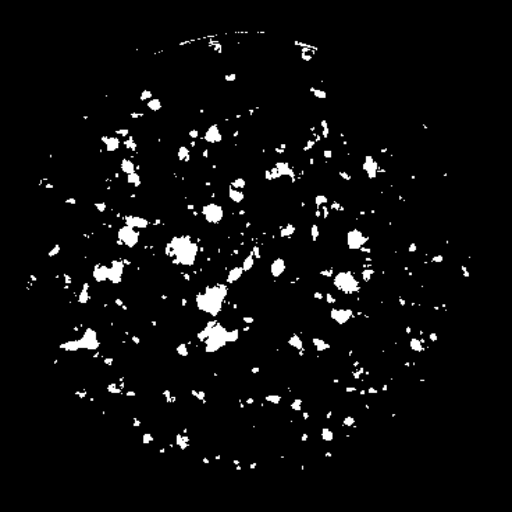
#> input picture iPSC Colony Counting/Gaussian_Heatmap/10_kanugovimahidhar_mask.png, 512 x 512 px
$ jupyter execute new_gauss_tests.ipynb
#> lines starting #> are read from the running program, lines starting #| are printed output that depends on the picture; after the words box and inside, x2 and y2 are one past the last pixel; in counts of white or black regions, pixels touching at a corner belong together; long printed decimals are rounded
[cell 1]
import numpy as np
import cv2
import os
import matplotlib.pyplot as plt
import copy as cp

[cell 2]
print(cv2.__version__)

[cell 3]
img_path = "./10_kanugovimahidhar_mask.png"

[cell 4]
image = cv2.imread(img_path)
#> image is the input picture: shape (512, 512, 3); min 0, max 255, mean 11.3
image_gray = cv2.cvtColor(image, cv2.COLOR_BGR2GRAY)

[cell 5]
image_thresholded = cv2.threshold(image_gray, 0, 255, cv2.THRESH_BINARY | cv2.THRESH_OTSU)[1]
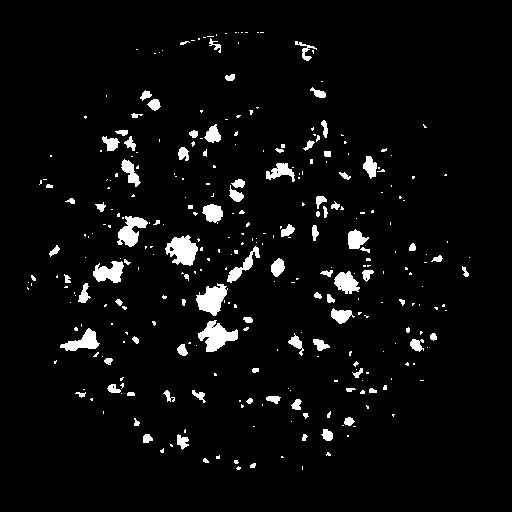
#> image_thresholded: shape (512, 512); 4.5% white; 317 white regions (223 under 20 px), largest, box (x1, y1, x2, y2) and area: (198, 320, 238, 352) 680, (165, 235, 198, 266) 650, (196, 283, 228, 316) 616
plt.figure(figsize=(10,10))
plt.imshow(image_thresholded, cmap = 'gray')

[cell 6]
numLabels, labels, stats, centroids = cv2.connectedComponentsWithStats(image_thresholded)
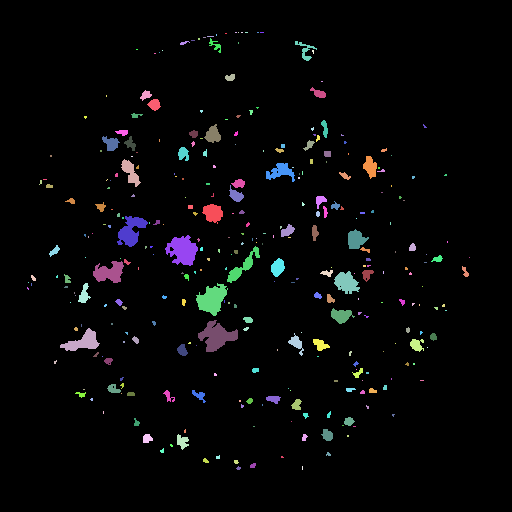
#> labels: shape (512, 512) int32; 318 distinct labels, from 0 to 317; one colour per label, 0 black
#> numLabels = 318; stats = 318 rows, first 6: [0, 0, 512, 512, 250410], [225, 33, 2, 1, 2], [235, 32, 2, 1, 2], [238, 32, 1, 1, 1], [241, 32, 2, 1, 2], [245, 32, 3, 1, 3]; centroids = 318 pairs, first value 27.5 to 469, second value 32 to 467.8

[cell 7]
label_idx = 137


# label_idx = 14

# label_idx = 12
# label_idx = 1

[cell 8]
single_CC = np.zeros_like(labels)
single_CC = np.where(labels==label_idx, 255, 0).astype("uint8")
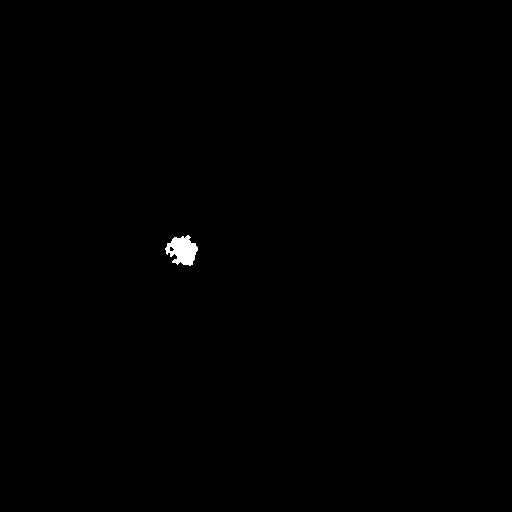
#> single_CC: shape (512, 512); 0.25% white; 1 white region
plt.figure(figsize=(10,10))
plt.imshow(single_CC, cmap = 'gray')

print(centroids[label_idx])
#| [182.171 250.02      ]

[cell 9]
single_CC_contours, hierarchy = cv2.findContours(single_CC, cv2.RETR_EXTERNAL, cv2.CHAIN_APPROX_NONE)
#> single_CC_contours = 1 contour; box (x1, y1, x2, y2) and area: (165, 235, 198, 266) 606

print(hierarchy)
#| [[[-1 -1 -1 -1]]]
print(len(single_CC_contours))
#| 1

[cell 10]
single_CC_rgb = cv2.cvtColor(single_CC, cv2.COLOR_GRAY2RGB)
#> single_CC_rgb: shape (512, 512, 3); 0.25% white; 1 white region, box (x1, y1, x2, y2) and area: (165, 235, 198, 266) 650

single_CC_contoured = cv2.drawContours(cp.deepcopy(single_CC_rgb), single_CC_contours[0], -1, (0, 255, 0), 2)
plt.figure(figsize=(10,10))
plt.imshow(single_CC_contoured)

[cell 11]
(x,y), radius = cv2.minEnclosingCircle(single_CC_contours[0])
#> x = 181.7; y = 250.6; radius = 16.88
print(f"x: {x}, y:{y}")
#| x: 181.671, y:250.649
print(f"radius: {radius}")
#| radius: 16.880

[cell 12]
single_CC_circle = cv2.circle(cp.deepcopy(single_CC_rgb), (int(x),int(y)), int(radius),(0,255,0), 2)
plt.figure(figsize=(10,10))
plt.imshow(single_CC_circle)

[cell 13]
ellipse = cv2.fitEllipse(single_CC_contours[0])
#> ellipse = ((182, 250), (26.95, 31.04), 123.1)
single_CC_ellipse = cv2.ellipse(cp.deepcopy(single_CC_rgb) ,ellipse, (0,255,0), 2)
plt.figure(figsize=(10,10))
plt.imshow(single_CC_ellipse)

[cell 14]
rect = cv2.minAreaRect(single_CC_contours[0])
#> rect = ((181, 249.4), (29.81, 32.06), -85.24)

((x, y), (h, w), angle) = rect
#> x = 181; y = 249.4; h = 29.81; w = 32.06; angle = -85.24

print(f"x: {x}, y: {y}, w: {w}, h: {h}, angle: {angle}")
#| x: 180.969, y: 249.372, w: 32.056, h: 29.813, angle: -85.236

box = cv2.boxPoints(rect)
#> box = [[195.7, 265.6], [163.8, 262.9], [166.2, 233.2], [198.2, 235.8]]
box = np.int0(box)
#> box = [[195, 265], [163, 262], [166, 233], [198, 235]]
single_CC_rect = cv2.drawContours(cp.deepcopy(single_CC_rgb),[box],0,(0,255,0),1)

plt.figure(figsize=(10,10))
plt.imshow(single_CC_rect)

[cell 15]
def fix_theta(angle, w, h):
#> called with angle = -85.24, w = 32.06, h = 29.81
    if w < h:
        print("Width Less")
        inter = 90 - angle
        angle = inter + 180
    else:
        print("Width Greater")
        angle = -angle
#> angle = 85.24

    return angle

[cell 16]
angle = fix_theta(angle, w, h)
#> angle = 85.24
print(angle)
#| 85.236
# angle = 315

[cell 17]
def generate_2d_gaussian(x_center = 0,
                  y_center = 0,
                  radius = 1,
                  alpha = 0.1,
                  angle = 0,
                  out_size = (256, 256)):

    """
    x_center: x coordinate of gaussian center
    y_center: y coordinate of gaussian center
    radius: Farthest distance from center of CC to contour
    alpha: parameter to adjust standard deviation of 2D gaussian
    angle: the angle to rotate 2D gaussian axis
    out_size: H x W of output 2D gaussian heatmap
    """
#> called with x_center = 180, y_center = 249, radius = 16.88, alpha = 0.4, angle = 85.24, out_size = (512, 512)
    print("angle: ", angle)
#| angle:  85.236
    ## Convert to radi
    theta = (np.pi*angle) / 180
#> theta = 1.49
    print("theta: ", theta)
#| theta:  1.488

    ## Generate rows and columns labels
    x = np.arange(0, out_size[0], dtype = int)
    y = np.arange(0, out_size[1], dtype = int)


    ## Generate meshgrid
    xv, yv = np.meshgrid(x, y)
#     print(xv.shape)
#     print(yv.shape)

    ## Compte sigma for x and y axis
    x_sigma = radius * alpha
#> x_sigma = 6.75
    y_sigma = radius * alpha * 2
#> y_sigma = 13.5


    ## Compute rotation coefficients, according to https://en.wikipedia.org/wiki/Gaussian_function

    a = ((np.power(np.cos(theta), 2)) / (2 * np.power(x_sigma, 2))) + \
        ((np.power(np.sin(theta), 2)) / (2 * np.power(y_sigma, 2)))
#> a = 0.0028

    b = -(np.sin(2 * theta) / (4 * np.power(x_sigma, 2))) + \
         (np.sin(2 * theta) / (4 * np.power(y_sigma, 2)))
#> b = -0.000681

    c = ((np.power(np.sin(theta), 2)) / (2 * np.power(x_sigma, 2))) + \
        ((np.power(np.cos(theta), 2)) / (2 * np.power(y_sigma, 2)))
#> c = 0.0109

    ## Generate rotated 2D gaussian map

    gauss_map = np.exp(-( (a*np.power(xv-x_center, 2)) + (2*b*(xv-x_center)*(yv-y_center)) + (c*np.power((yv-y_center),2))))
#     print(gauss_map.shape)

    return gauss_map
